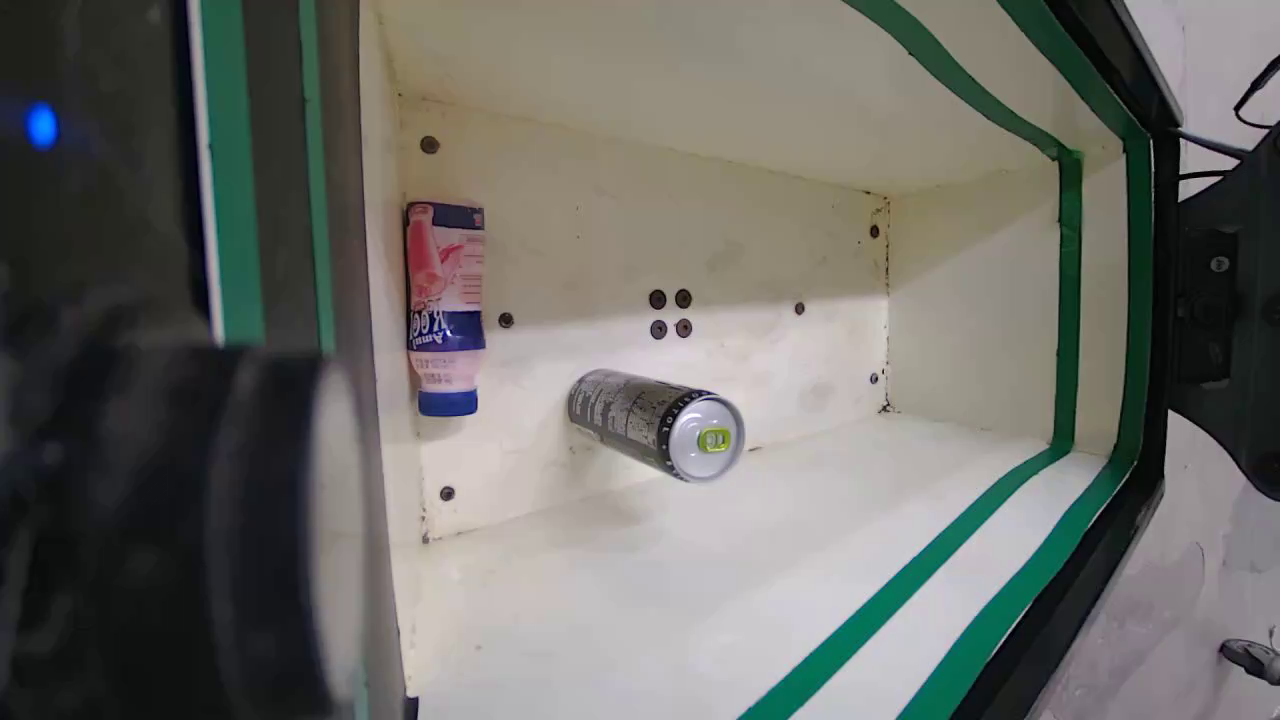
#> input picture frame 12 of a-side/a3.mp4, 1280 x 720 px, given in place of b6.mp4, which was not available
$ python cart-full.py
#> lines starting #> are read from the running program, lines starting #| are printed output that depends on the picture; after the words box and inside, x2 and y2 are one past the last pixel; in counts of white or black regions, pixels touching at a corner belong together; pictures that were not available may be replaced by others from this repository, and a replacement may not be noted
import cv2
import numpy as np

# Define the green line using the provided coordinates
green_line_coords = np.array([[210, 386], [505, 390], [626, 477], [593, 479],
                              [509, 407], [209, 402], [120, 478], [90, 479]])

# Initialize video capture
cap = cv2.VideoCapture('b6.mp4')  # Replace with your video file

while cap.isOpened():
    ret, frame = cap.read()
#> frame is the input picture: shape (720, 1280, 3); mean B, G, R 103.6, 108.3, 108.3
    if not ret:
        break

    # Convert frame to grayscale (optional, depending on your detection method)
    gray = cv2.cvtColor(frame, cv2.COLOR_BGR2GRAY)
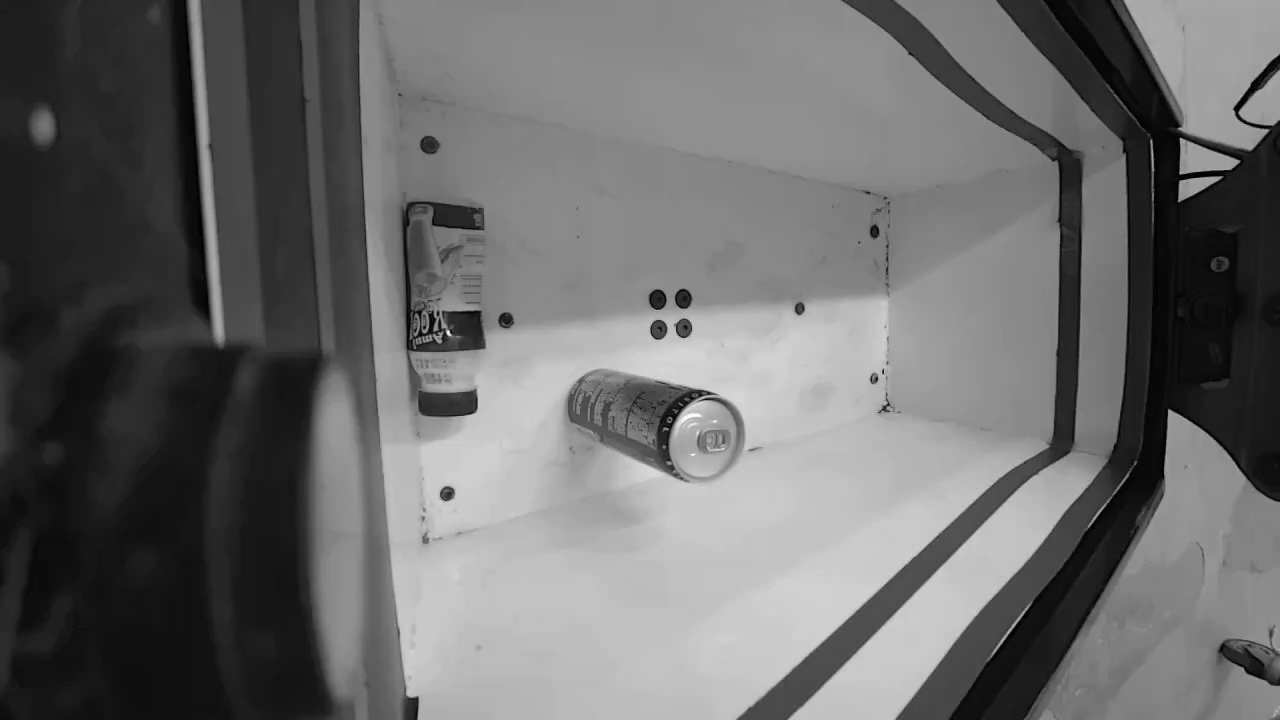
#> gray: shape (720, 1280); min 0, max 255, mean 107.7

    # Simple thresholding to detect objects (you can replace this with a more sophisticated method)
    _, thresh = cv2.threshold(gray, 200, 255, cv2.THRESH_BINARY)
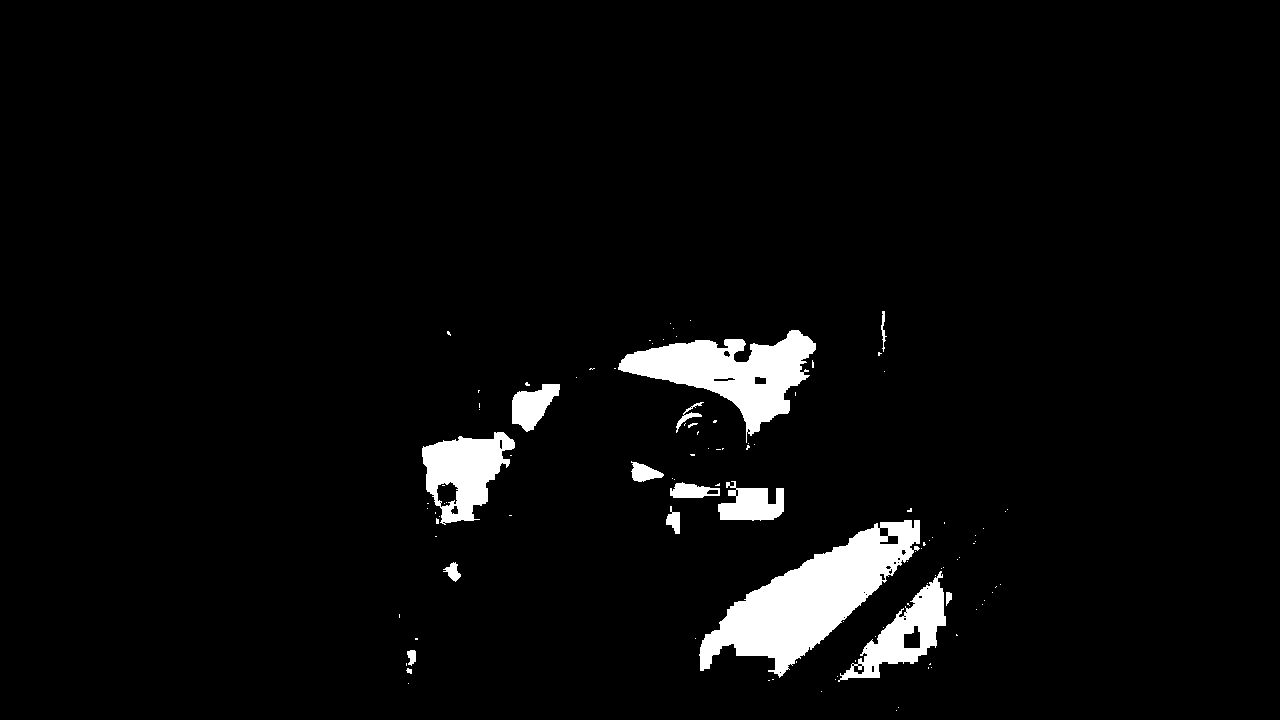
#> thresh: shape (720, 1280); 4% white; 107 white regions (91 under 20 px)

    # Find contours (objects)
    contours, _ = cv2.findContours(thresh, cv2.RETR_EXTERNAL, cv2.CHAIN_APPROX_SIMPLE)
#> contours = 104 contours, 90 with area under 20; largest, box (x1, y1, x2, y2) and area: (699, 520, 920, 678) 13779, (618, 330, 816, 443) 9046, (422, 432, 515, 525) 5106, (838, 571, 946, 682) 4034, (718, 481, 784, 521) 1611

    # Loop through contours to find objects above the green line
    for contour in contours:
        x, y, w, h = cv2.boundingRect(contour)
        object_center = (x + w // 2, y + h // 2)

        # Check if the object's center is inside the green line polygon
        if cv2.pointPolygonTest(green_line_coords, object_center, False) >= 0:
            print('Cart is 80% full')
            break  # Stop after detecting the first object that crosses the line
#> this loop made 83 passes
#> (x, y, w, h) on passes 1, 2, 3, 4, 6, 8, 10, 17, 19, 21, 22, 24: (896, 710, 1, 1), (898, 707, 1, 1), (821, 691, 1, 1), (408, 683, 1, 1), (835, 679, 1, 1), (837, 676, 1, 1), (931, 667, 1, 1), (695, 638, 1, 1), (875, 636, 1, 1), (883, 627, 1, 1), (843, 621, 1, 1), (976, 609, 1, 1)
#> (contour, x, y, w, h) on passes 5, 7, 11, 12, 14, 15: ([[768, 680], [769, 680]], 768, 680, 2, 1), ([[772, 679], [773, 679]], 772, 679, 2, 1), ([[928, 667], [928, 668]], 928, 667, 1, 2), ([[930, 663], [929, 664], [930, 664]], 929, 663, 2, 2), ([[796, 661], [796, 662]], 796, 661, 1, 2), ([[855, 660], [855, 661]], 855, 660, 1, 2)
#| Cart is 80% full

    # Optionally, draw the green line on the frame (for visualization)
    cv2.polylines(frame, [green_line_coords], isClosed=True, color=(0, 255, 0), thickness=2)
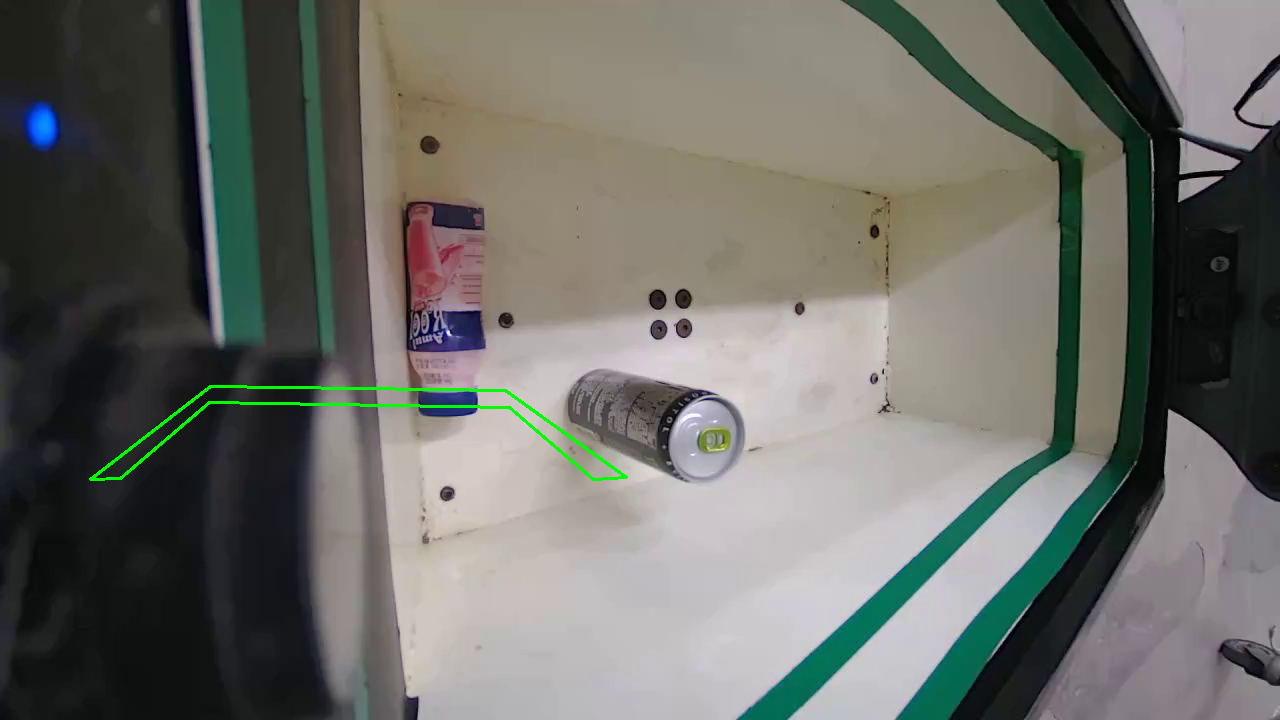
#> frame: shape (720, 1280, 3); 0.4% of pixels changed, all inside (x1, y1, x2, y2) = (89, 385, 628, 481)

    # Display the frame (optional for debugging)
    # cv2.imshow('Frame', frame)
    # if cv2.waitKey(1) & 0xFF == ord('q'):
    #    break

# Release resources
cap.release()
cv2.destroyAllWindows()

$ run again, starting later in the video
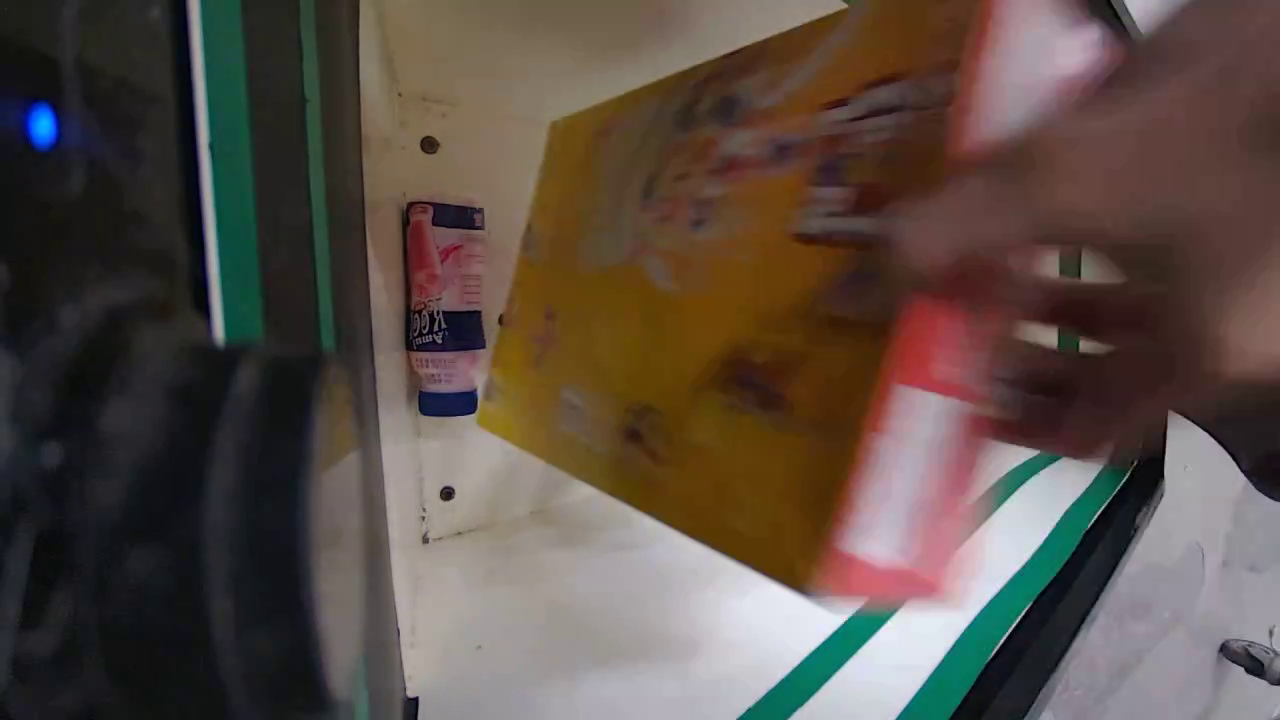
#> input picture frame 56 of a-side/a3.mp4, 1280 x 720 px, given in place of b6.mp4, which was not available
#> frame is the input picture: shape (720, 1280, 3); mean B, G, R 70.2, 77.6, 89.8
#> `_, thresh = cv2.threshold(gray, 200, 255, cv2.THRESH_BINARY)`:
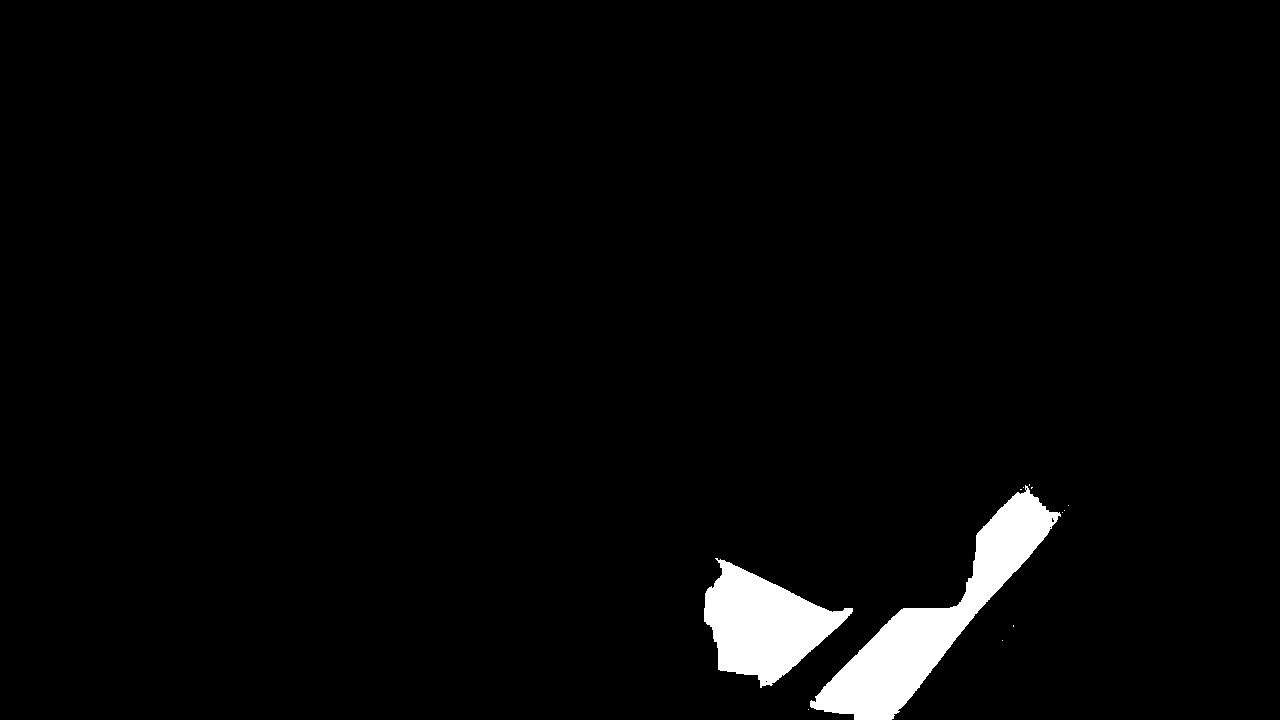
#> thresh: shape (720, 1280); 2.8% white; 12 white regions (10 under 20 px)
#> contours = 12 contours, 10 with area under 20; largest, box (x1, y1, x2, y2) and area: (810, 485, 1061, 720) 14754, (704, 558, 853, 688) 10056
#> the loop `for contour in contours:` made 12 passes
#> (x, y, w, h) on passes 1, 2, 5, 6, 7, 10: (808, 709, 1, 1), (1002, 640, 1, 1), (1062, 512, 1, 1), (1064, 510, 1, 1), (1068, 505, 1, 1), (1023, 487, 1, 1)
#> `cv2.polylines(frame, [green_line_coords], isClosed=True, color=(0, 255..`:
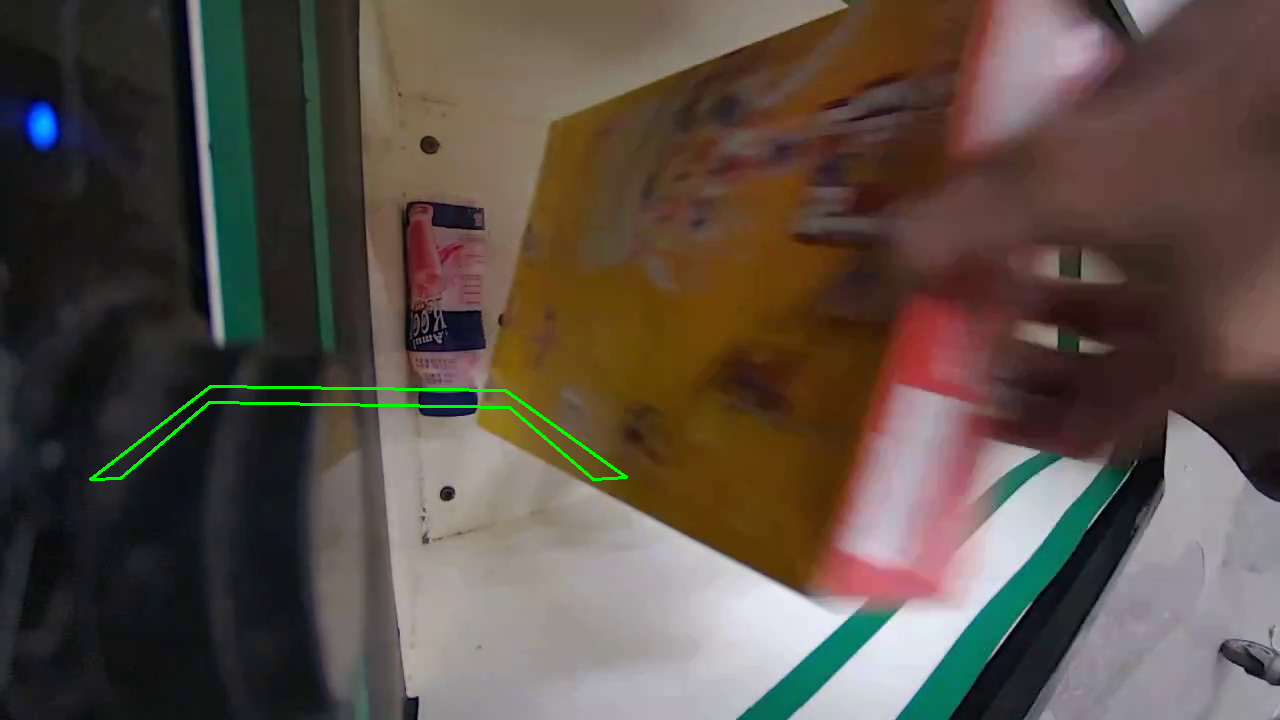
#> frame: shape (720, 1280, 3); 0.4% of pixels changed, all inside (x1, y1, x2, y2) = (89, 385, 628, 481)
